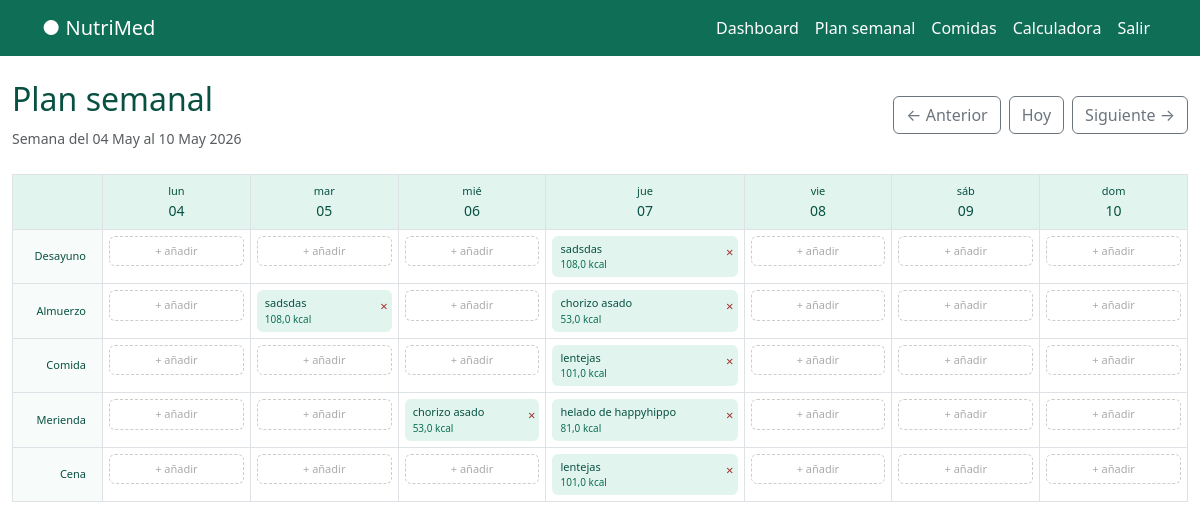
Page /plan/?semana=-1 (signed in) on the earlier database version.
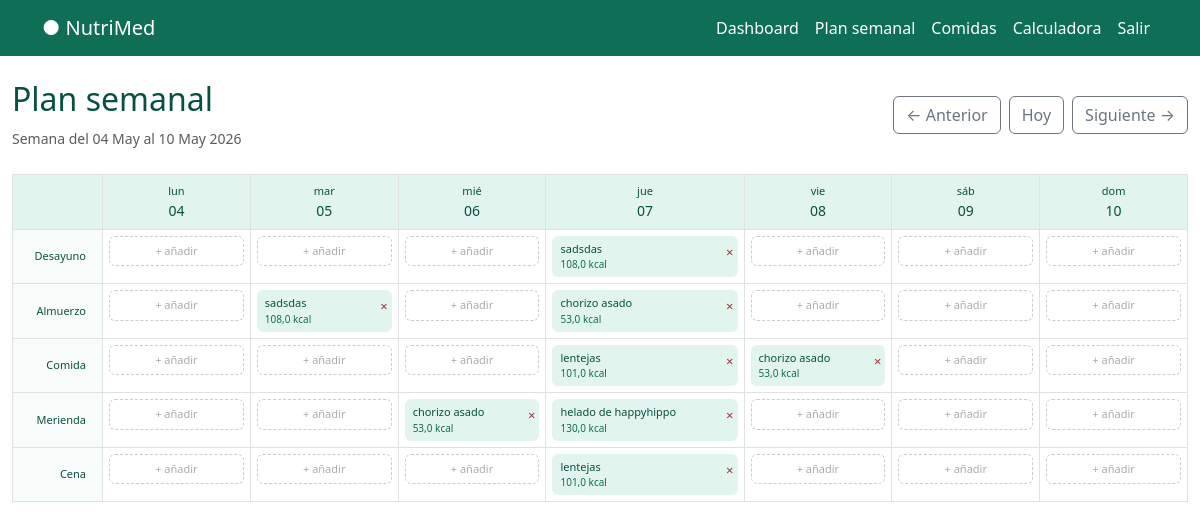
Same page on the later database version.
### alimentos/models.py (models this page shows, shortened)
class SlotDieta(models.Model):
    TURNOS = [
            ('desayuno', 'Desayuno'),
            ('almuerzo', 'Almuerzo'),
            ('comida', 'Comida'),
            ('merienda', 'Merienda'),
            ('cena', 'Cena'),
        ]
    usuario = models.ForeignKey(User, on_delete=models.CASCADE)
    comida = models.ForeignKey(Comida, on_delete=models.CASCADE, null=True, blank=True)
    fecha = models.DateField()
    turno = models.CharField(max_length=20, choices=TURNOS)
    class Meta:
        unique_together = ['usuario', 'fecha', 'turno']

class Comida(models.Model):
    TURNOS = [
            ('desayuno', 'Desayuno'),
            ('almuerzo', 'Almuerzo'),
            ('comida', 'Comida'),
            ('merienda', 'Merienda'),
            ('cena', 'Cena'),
        ]
    usuario = models.ForeignKey(User, on_delete=models.CASCADE)
    nombre = models.CharField(max_length=200)
    turno = models.CharField(max_length=20, choices=TURNOS)
    ingredientes = models.ManyToManyField(Alimentos, through="ComidaIngrediente")
    creado = models.DateTimeField(auto_now_add=True)
    class Meta:
        ordering = ['nombre']
    def calcular_macros(self):
        totales = {'calorias': 0, 'proteinas': 0, 'hidratos': 0, 'grasas': 0, 'azucares':0}
        for ci in self.comidaingrediente_set.all():
            factor = float(ci.cantidad) / 100
            totales['calorias'] += float(ci.alimento.calorias) * factor
            totales['proteinas'] += float(ci.alimento.proteinas) * factor
            totales['hidratos'] += float(ci.alimento.hidratos) * factor
            totales['grasas'] += float(ci.alimento.grasas) * factor
            totales['azucares'] += float(ci.alimento.azucares) * factor
        return {k: round(v,1) for k, v in totales.items()}

class ComidaIngrediente(models.Model):
    comida = models.ForeignKey(Comida, on_delete=models.CASCADE)
    alimento = models.ForeignKey(Alimentos, on_delete=models.CASCADE)
    cantidad = models.DecimalField(max_digits=6, decimal_places=2, help_text='Cantidad')

class Alimentos(models.Model):
    GRUPOS = [
       ('verdura', 'Verdura'),
        ('fruta', 'Fruta'),
        ('cereal', 'Cereal'),
        ('legumbre', 'Legumbre'),
        ('proteina', 'Proteína'),
        ('lacteo', 'Lácteo'),
        ('grasa', 'Grasa'),
        ('otro', 'Otro'),
    ]
    PERFIL = [
         ('apto', 'Apto'),
        ('moderado', 'Moderado'),
        ('evitar', 'Evitar'),
    ]
    usuario = models.ForeignKey(User, on_delete=models.CASCADE)
    nombre = models.CharField(max_length=200)
    grupo = models.CharField(max_length=50, choices=GRUPOS)
    calorias = models.DecimalField(max_digits=6, decimal_places=2)
    proteinas = models.DecimalField(max_digits=5, decimal_places=2)
    hidratos = models.DecimalField(max_digits=5, decimal_places=2)
    grasas = models.DecimalField(max_digits=5, decimal_places=2)
    fibra = models.DecimalField(max_digits=5, decimal_places=2, default=0)
    sodio = models.DecimalField(max_digits=6, decimal_places=2, default=0)
    azucares = models.DecimalField(max_digits=5, decimal_places=2, default=0)
    perfil_medico = models.CharField(max_length=20, choices=PERFIL, default='apto')
    notas = models.TextField(blank=True)
    creado = models.DateTimeField(auto_now_add=True)
    class Meta:
        ordering = ['nombre']

### alimentos/views.py (the view)
# urls.py: path('plan/', alimentos_views.plan_semanal, name='plan_semanal'),
@login_required
def plan_semanal(request):
    repo = SlotDietaRepository(request.user)
    comidas_repo = ComidaRepository(request.user)
    hoy = date.today()
    semana_offset = int(request.GET.get('semana', 0))
    lunes = hoy - timedelta(days=hoy.weekday()) + timedelta(weeks=semana_offset)
    dias = [lunes + timedelta(days=i) for i in range(7)]
    turnos = SlotDieta.TURNOS
    slots = repo.get_semana(lunes)
    matriz = {}
    for turno_val, turno_label in turnos:
        matriz[turno_val] = {}
        for dia in dias:
            matriz[turno_val][dia] = None
    for slot in slots:
        if slot.turno in matriz and slot.fecha in matriz[slot.turno]:
            matriz[slot.turno][slot.fecha] = slot
    comidas = comidas_repo.get_all()
    context = {
        'dias': dias,
        'turnos': turnos,
        'matriz': matriz,
        'hoy': hoy,
        'semana_offset': semana_offset,
        'lunes': lunes,
        'comidas': comidas,
    }
    return render(request, 'plan/plan_semanal.html', context)

### alimentos/repositories.py (called while the page is built)
    def get_all(self):
        return Comida.objects.filter(usuario=self.usuario)

    def get_semana(self, fecha_inicio):
        fecha_fin = fecha_inicio + timedelta(days=6)
        return SlotDieta.objects.filter(
            usuario=self.usuario,
            fecha__range=[fecha_inicio, fecha_fin]
        ).select_related('comida')

### templates/plan/plan_semanal.html (shortened to what this page needs)
{% extends 'base.html' %}
{% block content %}
<div class="container-fluid py-4">
  <div class="d-flex justify-content-between align-items-center mb-4">
    <div>
      <h2 style="color:#085041">Plan semanal</h2>
      <span class="text-muted small">Semana del {{ lunes|date:"d M" }} al {{ dias.6|date:"d M Y" }}</span>
    </div>
    <div class="d-flex gap-2">
      <a href="?semana={{ semana_offset|add:'-1' }}" class="btn btn-outline-secondary">← Anterior</a>
      <a href="?semana=0" class="btn btn-outline-secondary">Hoy</a>
      <a href="?semana={{ semana_offset|add:'1' }}" class="btn btn-outline-secondary">Siguiente →</a>
    </div>
  </div>
  <div class="table-responsive">
    <table class="table table-bordered align-middle" style="min-width:900px">
      <thead>
        <tr>
          <th style="width:90px;background:#E1F5EE;color:#085041"></th>
          {% for dia in dias %}
          <th class="text-center" style="background:{% if dia == hoy %}#9FE1CB{% else %}#E1F5EE{% endif %};color:#085041">
            <div style="font-size:11px;font-weight:400">{{ dia|date:"D" }}</div>
            <div style="font-size:14px;font-weight:500">{{ dia|date:"d" }}</div>
          </th>
          {% endfor %}
        </tr>
      </thead>
      <tbody>
        {% for turno_val, turno_label in turnos %}
        <tr>
          <td class="text-end pe-3" style="font-size:11px;font-weight:500;color:#085041;background:#F7FBF9;white-space:nowrap">
            {{ turno_label }}
          </td>
          {% for dia in dias %}
          <td style="min-width:120px;vertical-align:top;padding:6px">
            {% for turno_k, dias_dict in matriz.items %}
              {% if turno_k == turno_val %}
                {% for dia_k, slot in dias_dict.items %}
                  {% if dia_k == dia %}
                    {% if slot %}
                      <div style="background:#E1F5EE;border-radius:6px;padding:5px 8px;position:relative">
                        <div style="font-size:11px;font-weight:500;color:#085041;padding-right:16px">{{ slot.comida.nombre }}</div>
                        <div style="font-size:10px;color:#0F6E56">{{ slot.comida.calcular_macros.calorias }} kcal</div>
                        <form method="POST" action="{% url 'quitar_slot' %}" style="position:absolute;top:3px;right:4px">
                          <button type="submit" style="background:none;border:none;color:#A32D2D;font-size:13px;cursor:pointer;padding:0;line-height:1">×</button>
                        </form>
                      </div>
                    {% else %}
                      {% with fecha_str=dia|date:'Y-m-d' %}
                      <a href="{% url 'seleccionar_comida_slot' fecha_str turno_val %}"
                         style="display:block;border:1px dashed #ccc;border-radius:6px;padding:6px;font-size:11px;color:#aaa;text-align:center;text-decoration:none">
                        + añadir
                      </a>
                      {% endwith %}
                    {% endif %}
                  {% endif %}
                {% endfor %}
              {% endif %}
            {% endfor %}
          </td>
          {% endfor %}
        </tr>
        {% endfor %}
      </tbody>
    </table>
  </div>
</div>
{% endblock %}

Differences in the rows shown:
added SlotDieta: comida.nombre "chorizo asado", comida.calcular_macros.calorias "53,0"
computed for SlotDieta "helado de happyhippo": comida.calcular_macros.calorias "81,0" → "130,0"
Other differences:
list line gone: "+ añadir"
